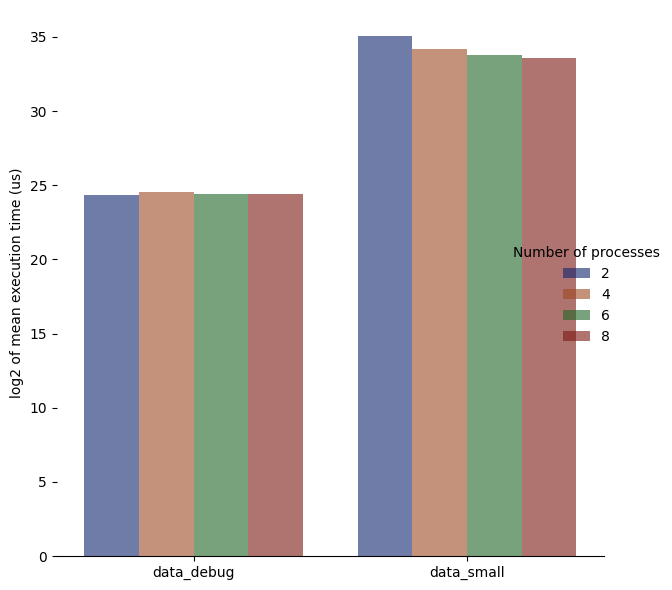

Generate this figure with Python:
import os
import sys
import glob
import numpy as np
import matplotlib.pyplot as plt
import seaborn as sns
import pandas as pd
import re

def load_data(path):

    database = {}
    filenames = glob.glob(os.path.join(path, "*.npz"))
    
    for file in filenames:
        data = np.load(file)
        key = file.split("/")[-1]
        key = key.split(".")[0]
        key = key.split("\\")[-1]
        key = key.split("_")[-1]
        database[key] = {}

        for count, properties in enumerate(data.files):
            value = data[properties].astype(float)
            database[key][properties] = value

    return database

def extend_database(folder, database):
    dataset_name = ""
    m = re.search(r'/(.+?)-(\d+)/$', folder)
    dataset_name = m.group(1)
    np = int(m.group(2))
    dataset = load_data(folder)
    if bool(dataset):
        (best_impl_name,best_impl) = min(dataset.items(), key=lambda x: x[1]['mean_execution_time'][0])
        database = [ 
            *database,
            {
                'dataset': dataset_name,
                'np': np, 
                'impl_name': best_impl_name,
                'exec_time': best_impl['mean_execution_time'][0]
            }
        ]
    return database

def main():
    parent_folder = sys.argv[1]
    child_folders = glob.glob(os.path.join(parent_folder, "*/"))
    database = []
    for child_folder in child_folders:
        database = extend_database(child_folder, database)

    dataframe = pd.DataFrame(database)
    dataframe['exec_time_us_log'] = np.log2(dataframe['exec_time'] * 1e9)
    g = sns.catplot(
        data=dataframe, kind="bar",
        x="dataset", y="exec_time_us_log", hue="np",
        palette="dark", alpha=.6, height=6
    )
    g.despine(left=True)
    g.set_axis_labels("", "log2 of mean execution time (us)")
    g.legend.set_title("Number of processes")
    g.savefig(os.path.join(parent_folder,"benchmark_np.png"))
    
    
if __name__ == "__main__":
    main()